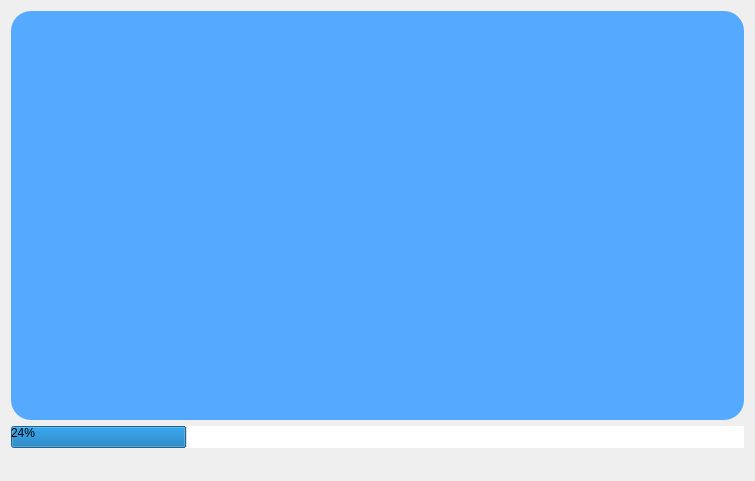
<?xml version="1.0" encoding="UTF-8"?>
<ui version="4.0">
 <class>MainWindow</class>
 <widget class="QMainWindow" name="MainWindow">
  <property name="geometry">
   <rect>
    <x>0</x>
    <y>0</y>
    <width>755</width>
    <height>481</height>
   </rect>
  </property>
  <property name="windowTitle">
   <string>SampleCreator</string>
  </property>
  <property name="windowIcon">
   <iconset resource="ico.qrc">
    <normaloff>:/res/ico.ico</normaloff>:/res/ico.ico</iconset>
  </property>
  <property name="styleSheet">
   <string notr="true">border-color: rgb(255, 85, 0);</string>
  </property>
  <widget class="QWidget" name="centralWidget">
   <layout class="QGridLayout" name="gridLayout">
    <item row="0" column="0">
     <layout class="QVBoxLayout" name="verticalLayout_3">
      <item>
       <widget class="QClickLabel" name="imageView">
        <property name="sizePolicy">
         <sizepolicy hsizetype="Expanding" vsizetype="Expanding">
          <horstretch>0</horstretch>
          <verstretch>0</verstretch>
         </sizepolicy>
        </property>
        <property name="styleSheet">
         <string notr="true">background-color: rgb(85, 170, 255);
border-radius:20px;</string>
        </property>
        <property name="frameShape">
         <enum>QFrame::Panel</enum>
        </property>
        <property name="text">
         <string/>
        </property>
       </widget>
      </item>
      <item>
       <widget class="QProgressBar" name="progressBar">
        <property name="value">
         <number>24</number>
        </property>
       </widget>
      </item>
     </layout>
    </item>
   </layout>
  </widget>
  <widget class="QStatusBar" name="statusBar"/>
 </widget>
 <layoutdefault spacing="6" margin="11"/>
 <customwidgets>
  <customwidget>
   <class>QClickLabel</class>
   <extends>QLabel</extends>
   <header>qclicklabel.h</header>
   <slots>
    <signal>clicked()</signal>
   </slots>
  </customwidget>
 </customwidgets>
 <resources>
  <include location="ico.qrc"/>
 </resources>
 <connections/>
</ui>
